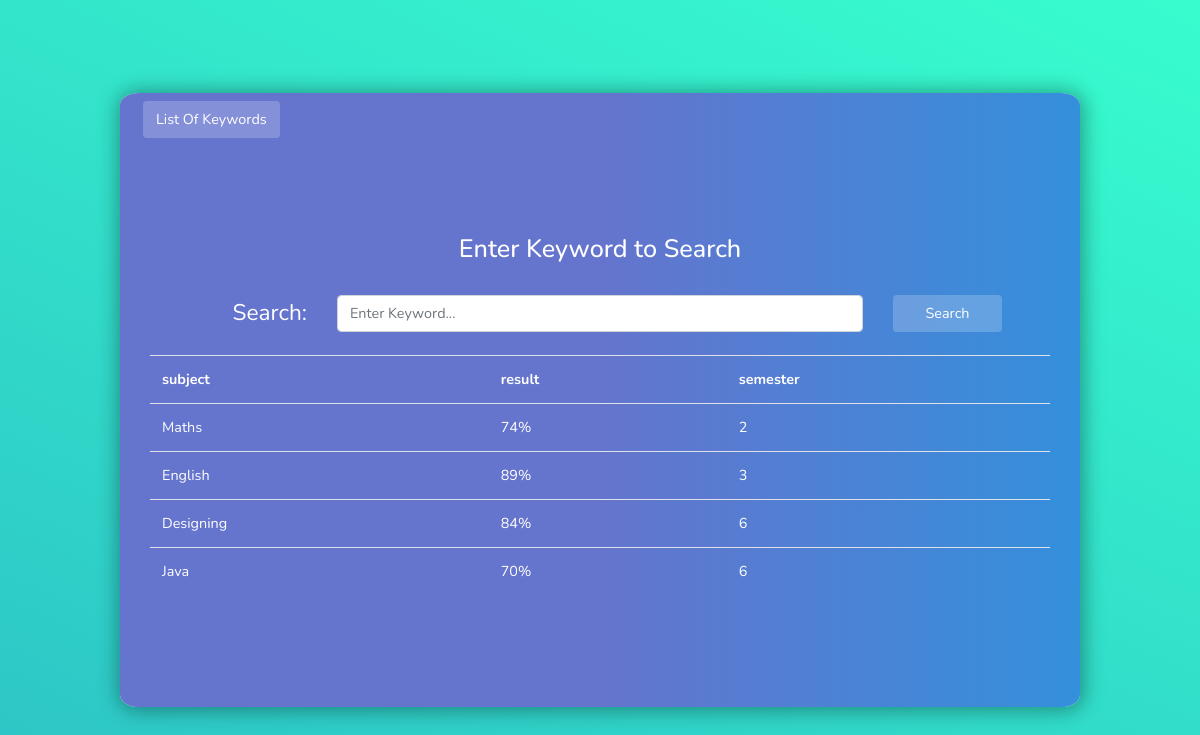
/index.php?source=resb, run on the app's committed database.
### tables this page shows
CREATE TABLE `keywords` (
  `keyword` varchar(4) NOT NULL,
  `table_name` varchar(12) NOT NULL,
  `column_name` varchar(255) NOT NULL
);

CREATE TABLE `result` (
  `id` int(11) NOT NULL,
  `result` varchar(12) NOT NULL,
  `subject` varchar(9) NOT NULL,
  `semester` int(1) NOT NULL,
  `faculty` text NOT NULL
);

### index.php (the view, shortened to what this page needs)
<?php
    include('dbconfig.php');
    $flag = false;
    if(isset($_GET['source']))
    {
        $key = trim(strtolower($_GET['source']));
        $q = "Select * from keywords where keyword = '$key'";
        $select = $db->query($q);
        if($select->num_rows > 0)
        {
            $temp = $select->fetch_assoc();
            $table = $temp['table_name'];
            $columns = $temp['column_name'];
            $q = "select $columns from $table where true";
            $get = $db->query($q);
            if($get)
            {
                $flag = true;
                $data = array();
                while($temp = $get->fetch_assoc())
                {
                    $data[] = $temp;
                }
            }
            else
            {
                $_SESSION['msg'] = "<div class='alert alert-danger'> Operation Failed! Please Try Again. </div>";
            }
        }
        else
        {
            $_SESSION['msg'] = "<div class='alert alert-danger'> Keyword does not match with any records in database.</div>";
        }
    }
?>
<!DOCTYPE html>
<html>
    <head>
        <link rel="stylesheet" type="text/css" href="assets/style.css">
        <link rel="stylesheet" type="text/css" href="assets/app.css">
    </head>
    <body>
    	<div id="app">
    		<div class="container-fluid">
                <div class="row panel indigo">
                    <div class="row ml-2 mt-2">
                        <div class="col-md-2 text-right">
                            <a href="keylist.php" style="background-color: rgba(255, 255, 255, 0.2);" class="link btn text-right">List Of Keywords</a>
                        </div>
                    </div>
                        <div class="container form">
                            <h3> Enter Keyword to Search</h3><br>
                            <form name="search" method="GET" action="">
                                <div class="form-group row mx-5">
                                    <div class="col-md-2 text-right">
                                        <label style="font-size: 17pt;">Search:</label>
                                    </div>
                                    <div class="col-md-8">
                                        <input type="text" name="source" id="source" placeholder="Enter Keyword..." class="form-control">
                                    </div>
                                    <div class="col-md-2">
                                        <button class="btn signup" type="submit">Search</button>
                                    </div>
                                </div>
                            </form>
                            <?php
                            if($flag)
                            {
                            ?>
                            <div class="container">
                                <table class="table">
                                    <tr>
                                    <?php
                                        $column = explode(',', $columns);
                                        foreach ($column as $col)
                                        {
                                        echo "<th>$col</th>";
                                        }
                                    ?>
                                    </tr>
                                    <?php
                                    foreach($data as $d)
                                    {
                                        echo "<tr>";
                                        foreach ($column as $col)
                                        {
                                            echo "<td>".$d[$col]."</td>";
                                        }
                                        echo "</tr>";
                                    }
                                    ?>
                                </table>
                            </div>
                            <?php
                            }
                            ?>
                        </div>
                    </div>
       		</div>
    	</div>
    </body>
</html>

### assets/style.css (style rules this page uses)
body { height: 100vh; display: flex; align-items: center; justify-content: center; background-image: linear-gradient( 25deg, rgb(34 193 195 / 0.95) 0%, rgb(45 253 204 / 0.95) 100% ); font-family: "Roboto", sans-serif; overflow-y: hidden; margin: auto; }
h3 { color: #fff; text-align: center; }
#app { border-radius: 2%; width: 80vw; box-shadow: 1px 1px 20px 3px #00000059; display: flex; flex-direction: row; position: relative; overflow: hidden; min-height: 75vh; background-color: whitesmoke; }
.panel { min-height: 75vh; }
.indigo { background: linear-gradient(90deg, var(--indigo), var(--indigo), var(--blue)) ; }
.form { margin: 10% 0px; color: #fff; }
.form-control { margin: 0px 0px; }
.signup { width: 100%; background: rgba(255, 255, 255, 0.2); color: #fff; border: 2px solid #fff; border-width: 5px; }
.link { color: #fff; }

### data on the page
keywords: column_name "subject", column_name "result", column_name "semester", column_name.subject "Maths", column_name.result "74%", column_name.semester "2", column_name.subject "English", column_name.result "89%", column_name.semester "3", column_name.subject "Designing", column_name.result "84%", column_name.semester "6", column_name.subject "Java", column_name.result "70%"
